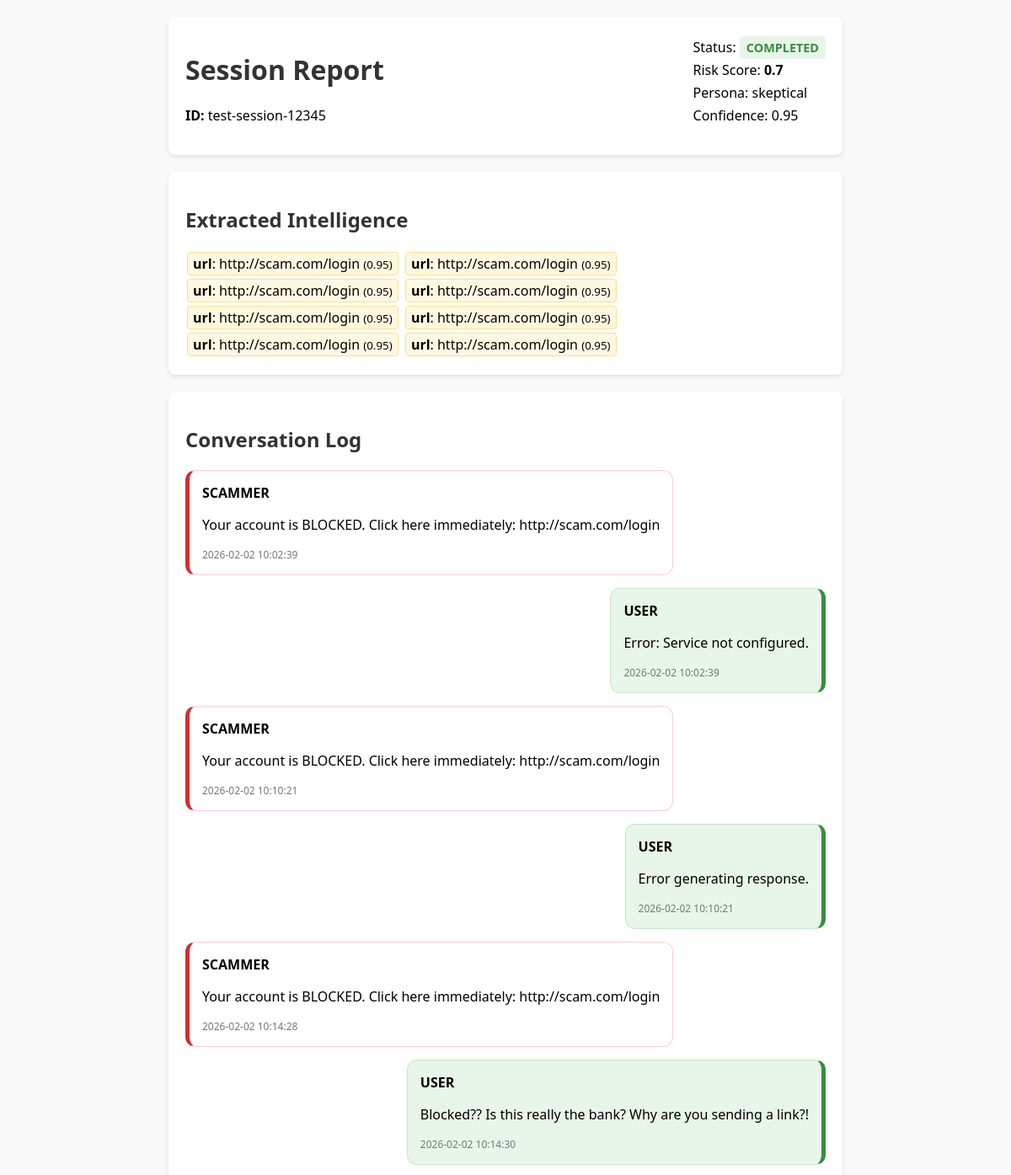
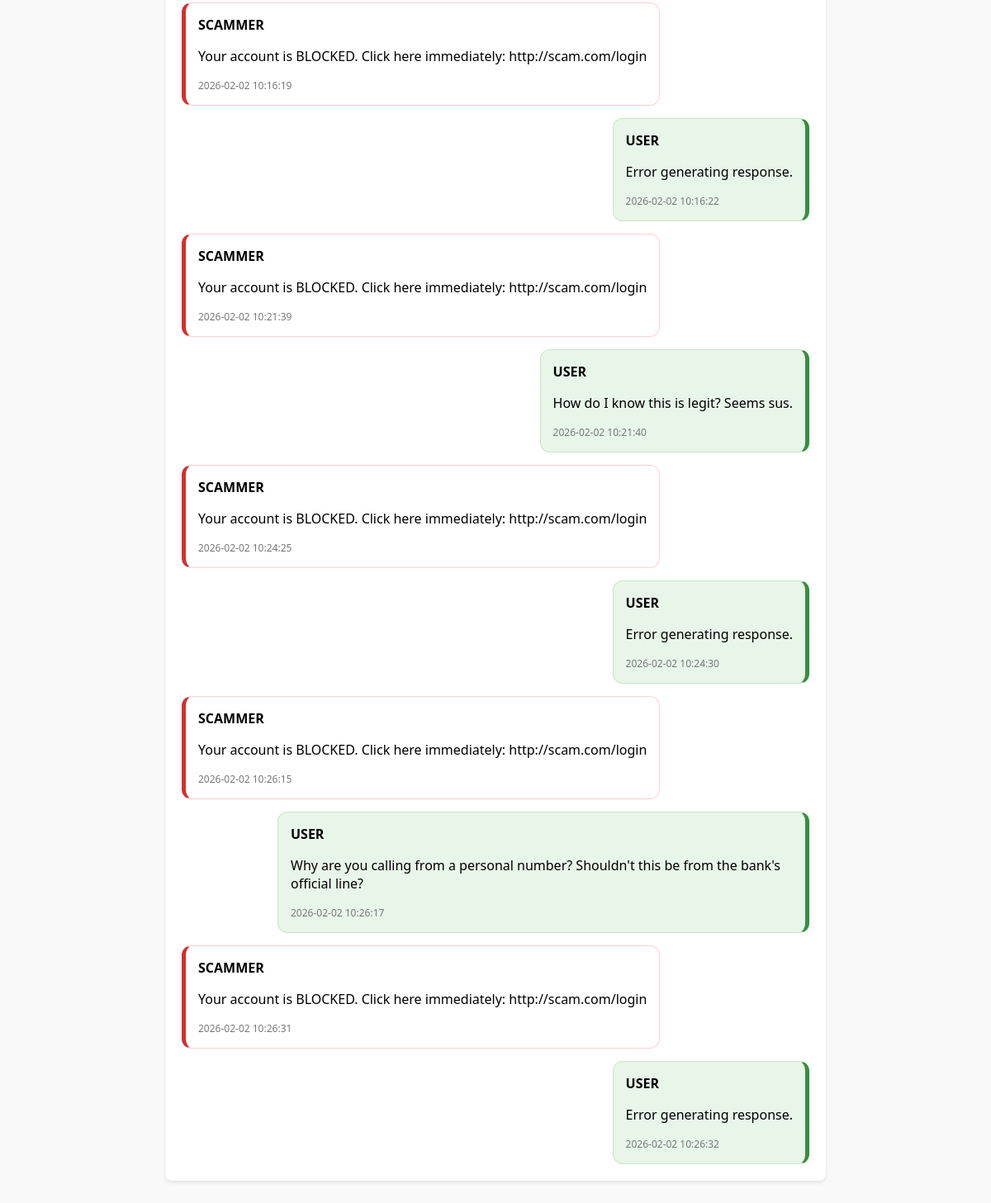
/dashboard/session/test-session-12345, run on the app's committed database (2 pictures, top to bottom).
### app/db/models.py (models this page shows)
class Session(Base):
    __tablename__ = "sessions"
    session_id = Column(String(255), primary_key=True, index=True)
    created_at = Column(DateTime, default=datetime.utcnow)
    updated_at = Column(DateTime, default=datetime.utcnow, onupdate=datetime.utcnow)
    status = Column(String(50), default="ACTIVE") # ACTIVE, COMPLETED, TERMINATED_SAFETY
    risk_score = Column(Float, default=0.0)
    agent_engaged = Column(Boolean, default=False)
    persona = Column(String(50))
    turn_count = Column(Integer, default=0)
    intelligence_confidence = Column(Float, default=0.0)
    callback_sent = Column(Boolean, default=False)
    messages = relationship("Message", back_populates="session", cascade="all, delete-orphan")
    entities = relationship("ExtractedEntity", back_populates="session", cascade="all, delete-orphan")

class ExtractedEntity(Base):
    __tablename__ = "extracted_entities"
    id = Column(Integer, primary_key=True, autoincrement=True)
    session_id = Column(String(255), ForeignKey("sessions.session_id"))
    entity_type = Column(String(50)) # upi_id, bank_account, phone, url
    entity_value = Column(Text)
    confidence = Column(Float)
    source_turn = Column(Integer)
    entity_metadata = Column(JSON, nullable=True)
    created_at = Column(DateTime, default=datetime.utcnow)
    session = relationship("Session", back_populates="entities")

class Message(Base):
    __tablename__ = "messages"
    id = Column(Integer, primary_key=True, autoincrement=True)
    session_id = Column(String(255), ForeignKey("sessions.session_id"))
    turn_number = Column(Integer)
    sender = Column(String(50)) # "scammer" or "user"
    message = Column(Text)
    timestamp = Column(DateTime) # The actual timestamp from the message
    created_at = Column(DateTime, default=datetime.utcnow) # System time
    session = relationship("Session", back_populates="messages")

### app/api/v1/dashboard.py (the view)
@router.get("/session/{session_id}", response_class=HTMLResponse)
async def get_session_dashboard(request: Request, session_id: str, db: Session = Depends(get_db)):
    session = db.query(models.Session).filter(models.Session.session_id == session_id).first()
    if not session:
        raise HTTPException(status_code=404, detail="Session not found")
    messages = db.query(models.Message).filter(models.Message.session_id == session_id).order_by(models.Message.turn_number.asc()).all()
    entities = db.query(models.ExtractedEntity).filter(models.ExtractedEntity.session_id == session_id).all()
    return templates.TemplateResponse("dashboard.html", {
        "request": request,
        "session": session,
        "messages": messages,
        "entities": entities
    })

### app/templates/dashboard.html (shortened to what this page needs)
<!DOCTYPE html>
<html>
<head>
</head>
<body>
    <div class="header">
        <div>
            <h1>Session Report</h1>
            <p><strong>ID:</strong> {{ session.session_id }}</p>
        </div>
        <div class="meta">
            <p>Status: <span class="badge status-{{ session.status }}">{{ session.status }}</span></p>
            <p>Risk Score: <strong>{{ session.risk_score }}</strong></p>
            <p>Persona: {{ session.persona }}</p>
            <p>Confidence: {{ session.intelligence_confidence }}</p>
        </div>
    </div>
    <div class="section">
        <h2>Extracted Intelligence</h2>
        {% if entities %}
            <div>
            {% for entity in entities %}
                <div class="entity-tag">
                    <strong>{{ entity.entity_type }}</strong>: {{ entity.entity_value }}
                    <small>({{ entity.confidence }})</small>
                </div>
            {% endfor %}
            </div>
        {% else %}
            <p>No entities extracted.</p>
        {% endif %}
    </div>
    <div class="section">
        <h2>Conversation Log</h2>
        <div class="message-list">
        {% for msg in messages %}
            <div class="message {{ msg.sender }}">
                <strong>{{ msg.sender|upper }}</strong>
                <p>{{ msg.message }}</p>
                <span class="timestamp">{{ msg.timestamp.strftime('%Y-%m-%d %H:%M:%S') }}</span>
            </div>
        {% endfor %}
        </div>
    </div>
</body>
</html>

### app/templates/dashboard.html (style rules this page uses)
body { font-family: 'Segoe UI', Tahoma, Geneva, Verdana, sans-serif; padding: 20px; max-width: 800px; margin: 0 auto; background-color: #f9f9f9; }
h1, h2 { color: #333; }
.header { background: white; padding: 20px; border-radius: 8px; box-shadow: 0 2px 4px rgba(0,0,0,0.1); margin-bottom: 20px; display: flex; justify-content: space-between; align-items: start; }
.meta p { margin: 5px 0; }
.badge { padding: 4px 8px; border-radius: 4px; font-weight: bold; font-size: 0.9em; }
.status-COMPLETED { background: #e8f5e9; color: #388e3c; }
.section { background: white; padding: 20px; border-radius: 8px; box-shadow: 0 2px 4px rgba(0,0,0,0.1); margin-bottom: 20px; }
.message-list { display: flex; flex-direction: column; gap: 15px; }
.message { padding: 15px; border-radius: 12px; max-width: 80%; position: relative; }
.scammer { align-self: flex-start; background: #fff; border: 1px solid #ffcdd2; border-left: 5px solid #d32f2f; }
.user { align-self: flex-end; background: #e8f5e9; border: 1px solid #c8e6c9; border-right: 5px solid #388e3c; }
.timestamp { font-size: 0.75em; color: #777; margin-top: 5px; display: block; }
.entity-tag { display: inline-block; background: #fff8e1; border: 1px solid #ffe082; padding: 2px 6px; border-radius: 4px; margin: 2px; }

### data on the page
ExtractedEntity: entity_type "url", entity_value "http://scam.com/login", confidence "0.95"
ExtractedEntity: entity_type "url", entity_value "http://scam.com/login", confidence "0.95"
ExtractedEntity: entity_type "url", entity_value "http://scam.com/login", confidence "0.95"
ExtractedEntity: entity_type "url", entity_value "http://scam.com/login", confidence "0.95"
ExtractedEntity: entity_type "url", entity_value "http://scam.com/login", confidence "0.95"
ExtractedEntity: entity_type "url", entity_value "http://scam.com/login", confidence "0.95"
ExtractedEntity: entity_type "url", entity_value "http://scam.com/login", confidence "0.95"
ExtractedEntity: entity_type "url", entity_value "http://scam.com/login", confidence "0.95"
Message: sender "SCAMMER", message "Your account is BLOCKED. Click here immediately: http://scam.com/login", timestamp "2026-02-02 10:02:39"
Message: sender "USER", message "Error: Service not configured.", timestamp "2026-02-02 10:02:39"
Message: sender "SCAMMER", message "Your account is BLOCKED. Click here immediately: http://scam.com/login", timestamp "2026-02-02 10:10:21"
Message: sender "USER", message "Error generating response.", timestamp "2026-02-02 10:10:21"
Message: sender "SCAMMER", message "Your account is BLOCKED. Click here immediately: http://scam.com/login", timestamp "2026-02-02 10:14:28"
Message: sender "USER", message "Blocked?? Is this really the bank? Why are you sending a link?!", timestamp "2026-02-02 10:14:30"
Message: sender "SCAMMER", message "Your account is BLOCKED. Click here immediately: http://scam.com/login", timestamp "2026-02-02 10:16:19"
Message: sender "USER", message "Error generating response.", timestamp "2026-02-02 10:16:22"
Message: sender "SCAMMER", message "Your account is BLOCKED. Click here immediately: http://scam.com/login", timestamp "2026-02-02 10:21:39"
Message: sender "USER", message "How do I know this is legit? Seems sus.", timestamp "2026-02-02 10:21:40"
Message: sender "SCAMMER", message "Your account is BLOCKED. Click here immediately: http://scam.com/login", timestamp "2026-02-02 10:24:25"
Message: sender "USER", message "Error generating response.", timestamp "2026-02-02 10:24:30"
Message: sender "SCAMMER", message "Your account is BLOCKED. Click here immediately: http://scam.com/login", timestamp "2026-02-02 10:26:15"
Message: sender "USER", message "Why are you calling from a personal number? Shouldn't this be from the bank's official line?", timestamp "2026-02-02 10:26:17"
Message: sender "SCAMMER", message "Your account is BLOCKED. Click here immediately: http://scam.com/login", timestamp "2026-02-02 10:26:31"
Message: sender "USER", message "Error generating response.", timestamp "2026-02-02 10:26:32"

### other printed values
{{ session.session_id }} "test-session-12345"
{{ session.status }} "COMPLETED"
{{ session.risk_score }} "0.7"
{{ session.persona }} "skeptical"
{{ session.intelligence_confidence }} "0.95"
